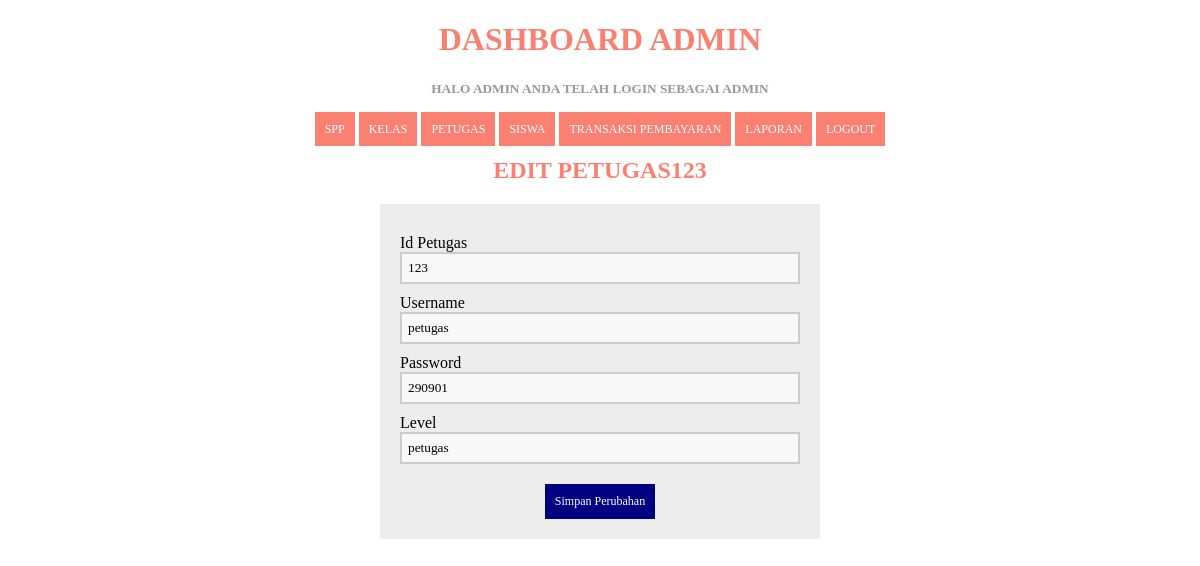
/edit_petugas.php?id=123 (signed in), run on the app's committed database.
### tables this page shows
CREATE TABLE `petugas` (
  `id_petugas` int(11) NOT NULL,
  `username` varchar(25) NOT NULL,
  `password` varchar(32) NOT NULL,
  `nama_petugas` varchar(35) NOT NULL,
  `level` enum('admin','petugas') NOT NULL
);

### edit_petugas.php (the view, shortened to what this page needs)
<?php
include 'koneksi.php';
  if (isset($_GET['id'])) {
    $query = "SELECT * FROM petugas ORDER BY id_petugas";
    $result = mysqli_query($koneksi, $query);
    $data = mysqli_fetch_assoc($result);
  } else {
    echo "<script>alert('Masukkan data id.');window.location='petugas.php';</script>";
  }
  ?>
<!DOCTYPE html>
<html>
  <head>
  </head>
<body>
  <?php
  include ('header.php');
?>
      <center>
        <h2>Edit Petugas<?php echo $data['id_petugas']; ?></h2>
      <center>
      <form method="POST" action="proses_editpetugas.php" enctype="multipart/form-data" >
      <section class="base">
        <div>
          <label>Id Petugas</label>
          <input type="text" name="id_petugas" value="<?php echo $data['id_petugas']; ?>" required=""/>
        </div>
        <div>
          <label>Username</label>
          <input type="text" name="username" value="<?php echo $data['username']; ?>" required=""/>
        </div>
        <div>
          <label>Password</label>
         <input type="text" name="password" value="<?php echo $data['password']; ?>" required=""/>
        </div>
         <div>
          <label>Level</label>
         <input type="text" name="level" value="<?php echo $data['level']; ?>" required=""/>
        </div>
        <div>
         <button type="submit">Simpan Perubahan</button>
        </div>
        </section>
      </form>
</body>
</html>

### edit_petugas.php (style rules this page uses)
* { font-family: "Trebuchet MS"; }
h2 { text-transform: uppercase; color: salmon; }
button { background-color: navy; color: #fff; padding: 10px; text-decoration: none; font-size: 12px; border: 0px; margin-top: 20px; }
label { margin-top: 10px; float: left; text-align: left; width: 100%; }
input { padding: 6px; width: 100%; box-sizing: border-box; background: #f8f8f8; border: 2px solid #ccc; outline-color: coral; }
div { width: 100%; height: auto; }
.base { width: 400px; height: auto; padding: 20px; margin-left: auto; margin-right: auto; background: #ededed; }

### header.php (style rules this page uses)
* { font-family: "Trebuchet MS"; }

### data on the page
petugas: id_petugas "123", username "petugas", password "290901", level "petugas"

### other printed values
$_SESSION['username'] "ADMIN"
$_SESSION['level'] "ADMIN"
